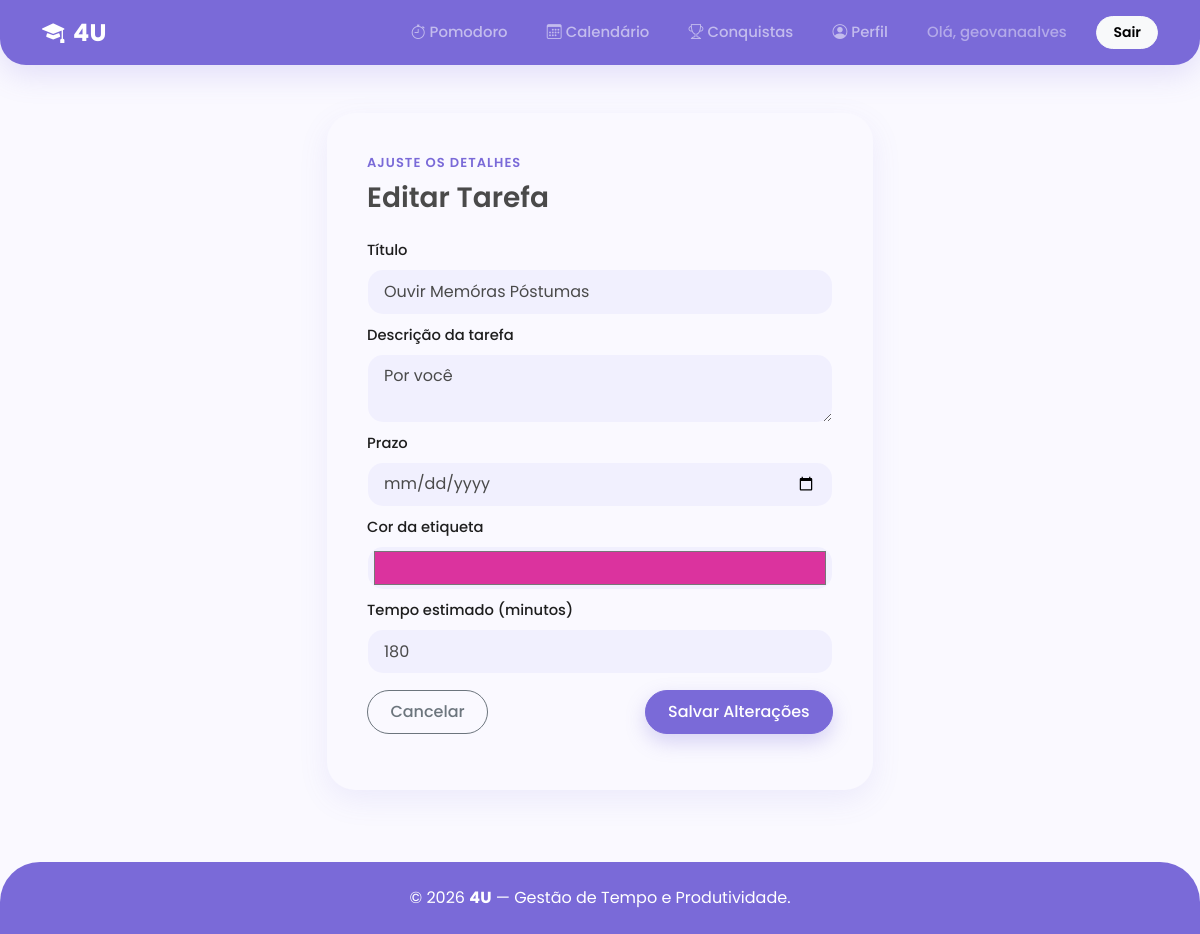
The app's page /tarefas/4/editar/ (signed in), older data.
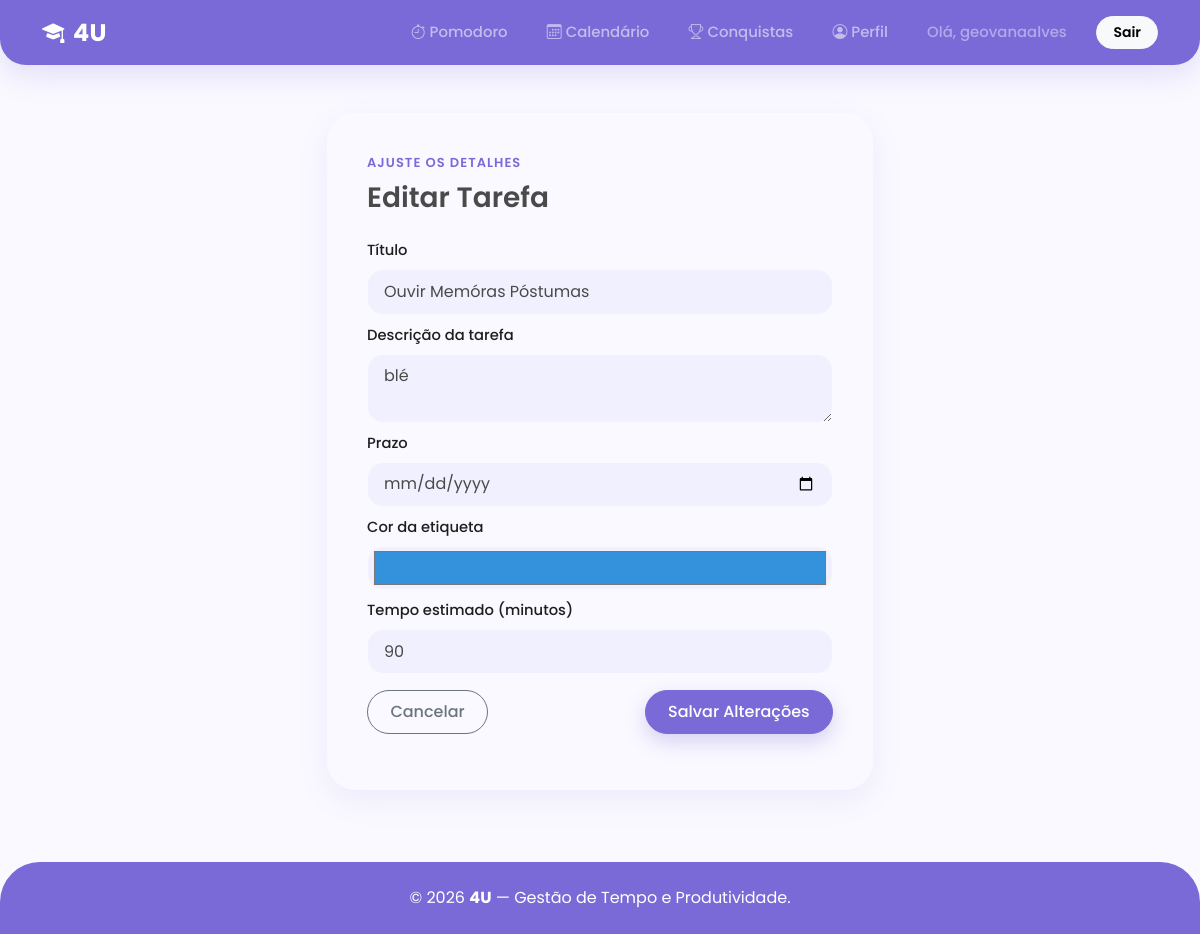
The same page, newer data.
### core/models.py (models this page shows, shortened)
class Tarefa(models.Model):
    usuario = models.ForeignKey(User, on_delete=models.CASCADE, related_name='tarefas')
    titulo = models.CharField(max_length=200)
    descricao = models.TextField(blank=True, null=True)
    data_execucao = models.DateField()
    concluida = models.BooleanField(default=False)
    cor_etiqueta = models.CharField(max_length=7, default="#3498db")
    tempo_estimado_minutos = models.IntegerField(default=0)

### core/views.py (the view)
# urls.py: path('tarefas/<int:pk>/editar/', views.editar_tarefa_view, name='editar_tarefa'),
@login_required
def editar_tarefa_view(request, pk):
    tarefa = get_object_or_404(Tarefa, pk=pk, usuario=request.user)
    if request.method == 'POST':
        form = TarefaForm(request.POST, instance=tarefa)
        origem = request.POST.get('origem', 'calendario')
        if form.is_valid():
            form.save()
            messages.success(request, 'Tarefa atualizada com sucesso!')
            return redirect(origem if origem in ('dashboard', 'calendario') else 'calendario')
    else:
        form = TarefaForm(instance=tarefa)
        origem = request.GET.get('origem', 'calendario')
    return render(request, 'core/tarefa_form.html', {
        'form': form, 'modo': 'editar', 'tarefa': tarefa, 'origem': origem
    })

### core/forms.py
class TarefaForm(forms.ModelForm):
    class Meta:
        model = Tarefa
        fields = ['titulo', 'descricao', 'data_execucao', 'cor_etiqueta', 'tempo_estimado_minutos']
        labels = {
            'titulo': 'Título',
            'descricao': 'Descrição da tarefa',
            'data_execucao': 'Prazo',
            'cor_etiqueta': 'Cor da etiqueta',
            'tempo_estimado_minutos': 'Tempo estimado (minutos)',
        }
        widgets = {
            'titulo': forms.TextInput(attrs={'class': 'form-control'}),
            'descricao': forms.Textarea(attrs={'class': 'form-control', 'rows': 2}),
            'data_execucao': forms.DateInput(attrs={'class': 'form-control', 'type': 'date'}),
            'cor_etiqueta': forms.TextInput(attrs={'class': 'form-control', 'type': 'color'}),
            'tempo_estimado_minutos': forms.NumberInput(attrs={'class': 'form-control'}),
        }

### core/templates/core/tarefa_form.html (shortened to what this page needs)
{% extends 'core/base.html' %}
{% block content %}
<div class="row justify-content-center">
    <div class="col-md-6">
        <div class="card auth-card shadow-sm border-0">
            <div class="card-body p-4">
                <span class="text-eyebrow d-block">
                    {% if modo == 'editar' %}Ajuste os detalhes{% else %}Planeje seu foco{% endif %}
                </span>
                <h3 class="card-title mt-2 mb-4">
                    {% if modo == 'editar' %}
                    Editar Tarefa
                    {% else %}
                    Nova Tarefa
                    {% endif %}
                </h3>
                <form method="post" class="row g-2 mb-3">
                    {% for field in form %}
                    <div class="col-12">
                        <label class="form-label">{{ field.label }}</label>
                        {{ field }}
                    </div>
                    {% endfor %}
                    <div class="d-flex justify-content-between mt-3">
                        <a href="{% url origem %}" class="btn btn-outline-secondary">Cancelar</a>
                        <button type="submit" class="btn btn-primary">
                            {% if modo == 'editar' %}Salvar Alterações{% else %}Criar Tarefa{% endif %}
                        </button>
                    </div>
                </form>
            </div>
        </div>
    </div>
</div>
{% endblock %}

Row changes from the older to the newer data that the page shows:
changed Tarefa "Ouvir Memóras Póstumas": descricao "Por você" → "blé"; cor_etiqueta "#db339e" → "#3392db"; tempo_estimado_minutos "180" → "90"
